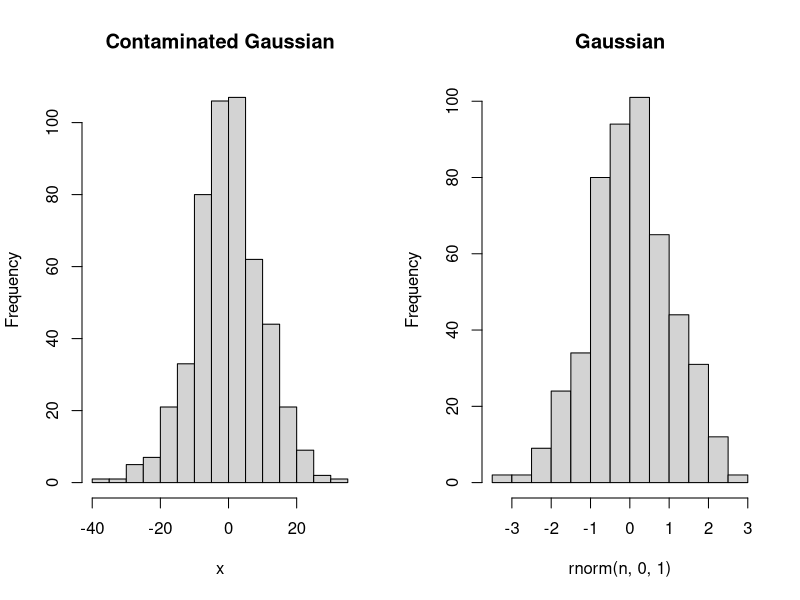
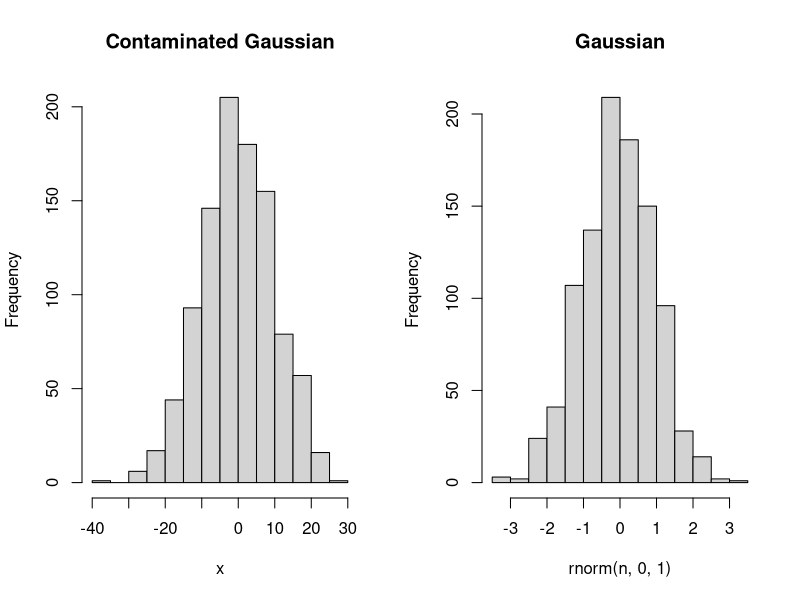
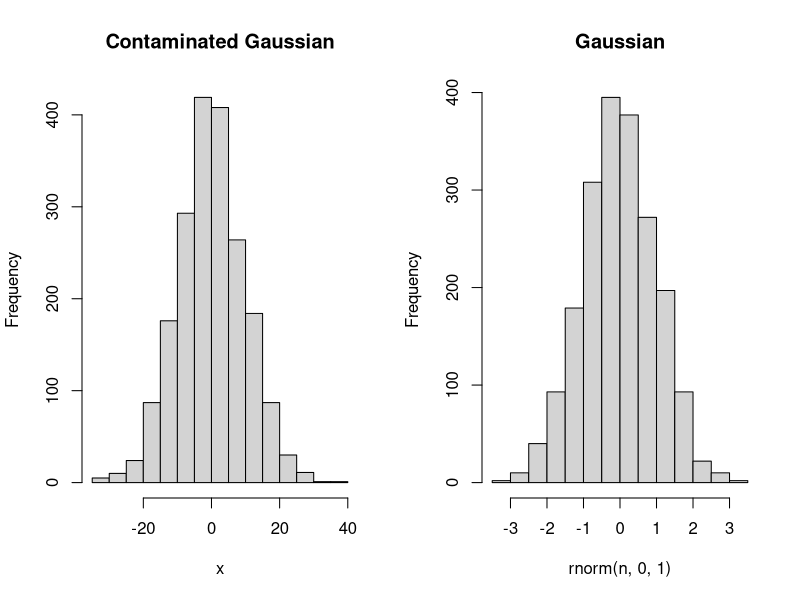

Write the R code that produced these figures, in order.
# Q4
par(mfrow = c(1, 2))

n <- 500
r <- runif(n, 0, 1)
a <- length(r[r < 0.05]) / n
xc <- rnorm(n * a, 0, 1)
xd <- rnorm(n * (1 - a), 0, 10)
x <- c(xc, xd)
hist(x, main = "Contaminated Gaussian")
hist(rnorm(n, 0, 1), main = "Gaussian")

n <- 1000
r <- runif(n, 0, 1)
a <- length(r[r < 0.05]) / n
xc <- rnorm(n * a, 0, 1)
xd <- rnorm(n * (1 - a), 0, 10)
x <- c(xc, xd)
hist(x, main = "Contaminated Gaussian")
hist(rnorm(n, 0, 1), main = "Gaussian")

n <- 2000
r <- runif(n, 0, 1)
a <- length(r[r < 0.05]) / n
xc <- rnorm(n * a, 0, 1)
xd <- rnorm(n * (1 - a), 0, 10)
x <- c(xc, xd)
hist(x, main = "Contaminated Gaussian")
hist(rnorm(n, 0, 1), main = "Gaussian")
